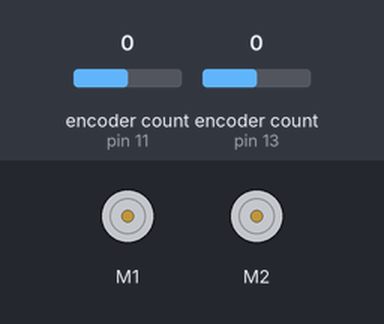
This sketch was run on a simulated Arduino Uno, built with avr-gcc and run on an emulated ATmega328P. On the bench: 2 × DC motor (green arrow = forward, orange = backward, longer = faster). The inputs (shaded band) are chosen by the test bench; at power-on: encoder count (sensors on pin 13, pin 11) 0. What the sketch prints to the serial monitor is not drawn.

Above: at 7.2 s.
7.3 s: encoder count (sensor on pin 13) set to 1
At 8.8 s:
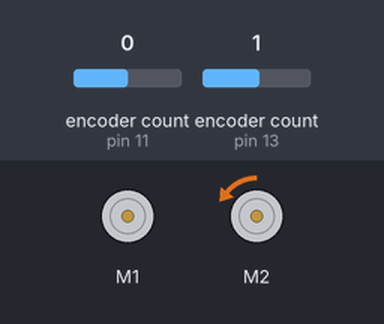
10.3 s: encoder count (sensor on pin 11) set to 1
At 11.0 s:
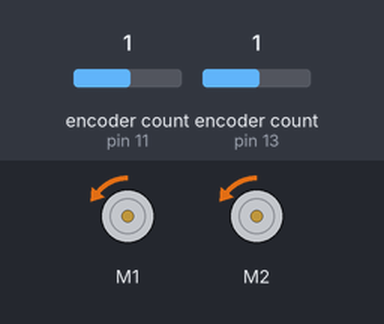
13.3 s: encoder count (sensor on pin 13) set to 0
At 14.4 s:
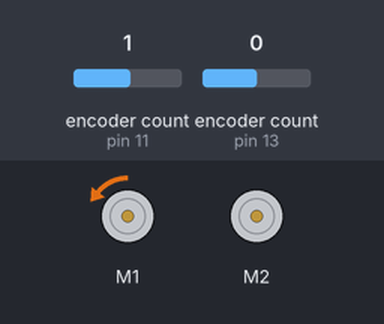
16.3 s: encoder count (sensor on pin 13) set to -1
At 17.3 s:
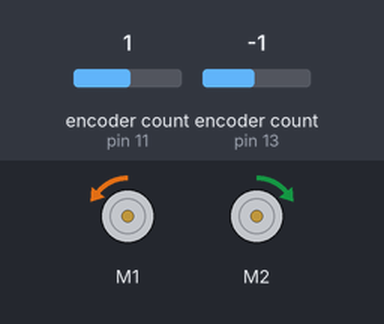
Timing chart, 0 to 19.3 s (numbered marks = the images above; inputs shaded):
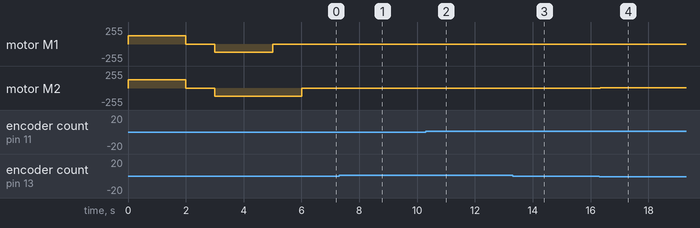

Measured:
- after the input at 7.3 s, motor M2: stopped → backward 2/255 after 0.06 s
- after the input at 10.3 s, motor M1: stopped → backward 2/255 at once
- after the input at 13.3 s, motor M2: backward 2/255 → stopped after 0.12 s
- after the input at 16.3 s, motor M2: stopped → forward 2/255 at once

The sketch:

2Motor_PID.ino
```cpp
#include <Encoder.h>
#include "DualTB9051FTGMotorShield.h"  // Motor shield library

// Motor Shield object
DualTB9051FTGMotorShield md;

// Encoder counts per revolution (based on your encoder)
const int COUNTS_PER_REV = 12;  // Adjust based on your Hall effect encoder specs

// Gear ratio (if your motor has a gearbox)
const int GEAR_RATIO = 25;  // 25:1 gear ratio

// Setting encoder counts per revolution for the entire gearbox rotation
//const int ENC_PR = COUNTS_PER_REV*GEAR_RATIO; // NOT REALLY SURE WHY THIS DOESNT WORK
const int ENC_PRX = 500;
const int ENC_PRZ = 500;

Encoder myEncX(11,3);
Encoder myEncZ(13,2); // second  motor

// Encoder myEncZ(11,3); // second  motor

// PID Controller Variables for X direction
  float KpX = 80;             // Proportional gain
  float KiX = 10*0;         // Integral gain
  float KdX = .1*0;              // Derivative gain

  float errX = 0;
  float err_lastX = 0;
  float err_intX = 0;
  float err_dotX = 0;

  float ucommandX = 0;

// PID Controller Variables for Z direction
  float KpZ = 80;             // Proportional gain
  float KiZ = 10*0;         // Integral gain
  float KdZ = .1*0;              // Derivative gain

  float errZ = 0;
  float err_lastZ = 0;
  float err_intZ = 0;
  float err_dotZ = 0;

  float ucommandZ = 0;
float curTime = 0;
float prevTime = 0;
float deltaTime = 0.0;

// Target position
  float refX = 0 ;  // Target angle in radians X direction
  float refZ = 0 ;  // Target angle in radians X direction

// Declare variables for controlling the motor
  long int curPositionX = 0;
  long int prevPositionX = 0;
  float cur_radX = 0.0;
  float prev_radX = 0;
  float targetX = 0;
  float velocityX = 0.0;

// Declare variables for controlling the motor
  long int curPositionZ = 0;
  long int prevPositionZ = 0;
  float cur_radZ = 0.0;
  float prev_radZ = 0;
  float targetZ = 0;
  float velocityZ = 0.0;


long int PWM = 0; // number out of 400
long int PWMX = 0; // number out of 400
long int PWMZ = 0; // number out of 400

// Calibration limit variables
  long int minPositionX = 0;    // Minimum position count (encoder)
  long int maxPositionX = 0;    // Maximum position count (encoder)
  bool calibratedX = false;     // Flag to check if calibration is complete
  long int minRadX = 0;
  long int maxRadX = 0;

// Calibration limit variables
  long int minPositionZ = 0;    // Minimum position count (encoder)
  long int maxPositionZ = 0;    // Maximum position count (encoder)
  bool calibratedZ = false;     // Flag to check if calibration is complete
  long int minRadZ = 0;
  long int maxRadZ = 0;

void setup() {
  // Serial communication for debugging
  Serial.begin(9600);

  md.init();
  Serial.println("System initialized.");

  // Calibrate motor limits for X and Z directions
  Serial.println("Calibrating X and Z direction...");

  calibrateLimits();

  Serial.println("Calibration complete.");
}


/// Calibration function to set the minimum and maximum positions
void calibrateLimits() {

  PWM = 200;
  // Move to maximum position
  md.setM1Speed(PWM);  // Move motor slowly toward maximum
  md.setM2Speed(PWM);  // Move motor slowly toward maximum

  delay(2000);         // Adjust this delay based on how long it takes to reach limit
  maxPositionX = myEncX.read();
  maxPositionZ = myEncZ.read();

  Serial.print("PWM backward: "); Serial.println(PWM);

  md.setM1Speed(0);
  md.setM2Speed(0);

  delay(1000);  // Small pause between calibration steps
  minRadX = (2 * PI * ((minPositionX)/2)) / ENC_PRX;
  minRadZ = (2 * PI * ((minPositionZ)/2)) / ENC_PRZ;


  PWM = -200;
  // Move to minimum position
  md.setM1Speed(PWM);  // Move motor slowly toward minimum
  md.setM2Speed(PWM);  // Move motor slowly toward minimum
  delay(2000);          // Adjust this delay based on how long it takes to reach limit
  minPositionX = myEncX.read();
  minPositionZ = myEncZ.read();

  Serial.print("PWM forward: "); Serial.println(PWM);


  md.setM1Speed(0);
  maxRadX = (2 * PI * ((maxPositionX)/2)) / ENC_PRX;
  maxRadZ = (2 * PI * ((maxPositionZ)/2)) / ENC_PRZ;

  calibratedX = true;
  calibratedZ = true;
  //Serial.print("Min Position: "); Serial.println(minPosition);
  //Serial.print("Max Position: "); Serial.println(maxPosition);
  curPositionX = myEncX.read();
  curPositionZ = myEncZ.read();
  refX = (2 * PI * (minPositionX+(abs(maxPositionX-minPositionX))/2)) / ENC_PRX;
  refZ = (2 * PI * (minPositionZ+(abs(maxPositionZ-minPositionZ))/2)) / ENC_PRZ;

  targetX = refX;
  targetZ = refZ;

  delay(1000);  // Small pause between calibration steps


}


void loop() {

  if (!calibratedX || !calibratedZ) return;
  // Check limits before PID control

  // Time-based control for the PID calculations
  curTime = millis();
  deltaTime = (curTime - prevTime) / 1000.0;  // **Converting deltaTime to seconds**

  // Read encoder position X direction
  curPositionX = myEncX.read();
  if (curPositionX != prevPositionX) {
    prevPositionX = curPositionX;
    //Serial.print("Current Pos : ");
    //Serial.println(curPosition);
  }

  curPositionZ = myEncZ.read();
  if (curPositionZ != prevPositionZ) {
    prevPositionZ = curPositionZ;
    //Serial.print("Current Pos : ");
    //Serial.println(curPosition);
  }

  // Calculate the current angle in radians
  cur_radX = (2 * PI * curPositionX) / ENC_PRX;
  cur_radZ = (2 * PI * curPositionZ) / ENC_PRZ;

  // **Calculate the error based on the target**
  errX = targetX - cur_radX;
  errZ = targetZ - cur_radZ;

  // Integral term (sum of errors over time)
  err_intX += errX * deltaTime;
  err_intZ += errZ * deltaTime;

  // Derivative term (rate of change of error)
  err_dotX = (errX - err_lastX) / deltaTime;
  err_dotZ = (errZ - err_lastZ) / deltaTime;

  // Full PID control command
  ucommandX = KpX * errX + KiX * err_intX + KdX * err_dotX;
  ucommandZ = KpZ * errZ + KiZ * err_intZ + KdZ * err_dotZ;

  // **Clamp the PWM output to avoid overflow and set maximum speed**
  PWMX = constrain(ucommandX, -400, 400);  // Updated for safe limits of PWM signal
  PWMZ = constrain(ucommandZ, -400, 400);  // Updated for safe limits of PWM signal

  // Send the PWM signal to control motor speed and direction
  md.setM1Speed(PWMX);
  md.setM2Speed(PWMZ);


  // Update the last error and previous time
  err_lastX = errX;
  err_lastZ = errZ;

  prevTime = curTime;

  /*
  // **Serial communication for input and control**
  if (Serial.available() > 0) {
    String command = Serial.readStringUntil('\n');  // Read the command

    // Check for angle command (e.g., "a:1.57" for 1.57 radians)
    if (command.startsWith("a:")) {
      float angle = command.substring(2).toFloat();  // Extract the angle (in radians)
      ref = angle;
      target = ref + cur_rad;
      Serial.println("Target angle updated.");
    } else if (command == "S") {
      // Stop the motor
      md.setM1Speed(0);
      Serial.println("Motor stopped.");
    }
  }
  */

  if (curPositionX <= minPositionX && targetX < cur_radX) {
    //Serial.println("| Reached minimum limit");
    md.setM1Speed(0);

  }
  if (curPositionX >= maxPositionX && targetX > cur_radX) {
    //Serial.println("Reached maximum limit");
    md.setM1Speed(0);

  }

  if (curPositionZ <= minPositionZ && targetZ < cur_radZ) {
    //Serial.println("| Reached minimum limit");
    md.setM1Speed(0);

  }

  if (curPositionZ >= maxPositionZ && targetZ > cur_radZ) {
    //Serial.println("Reached maximum limit");
    md.setM1Speed(0);

  }

    /*

  Serial.print("| Current PositionX (counts): "); Serial.print(curPositionX);
  Serial.print("| Current PositionX (rad): "); Serial.print(cur_radX);
  Serial.print("| Target AngleX (rad): "); Serial.print(targetX);
  Serial.print("| ErrorX: "); Serial.print(errX);


  Serial.print("| ucommandX: "); Serial.println(ucommandX);
*/
  Serial.print("| Current PositionZ (counts): "); Serial.print(curPositionZ);
  Serial.print("| Current PositionZ (rad): "); Serial.print(cur_radZ);
  Serial.print("| Target AngleZ (rad): "); Serial.print(targetZ);
  Serial.print("| ErrorZ: "); Serial.print(errZ);

  Serial.print("| ucommandZ: "); Serial.println(ucommandZ);


  /*
  Serial.print("| Current Position (rad): "); Serial.print(cur_rad);
  Serial.print("| Max pos (counts): "); Serial.print(maxPosition);
  Serial.print("| Min pos (counts)): "); Serial.print(minPosition);
  Serial.print("| Start pos (counts): "); Serial.print(minPosition + (maxPosition - minPosition)/2);
  Serial.print("| Current Position (counts): "); Serial.println(curPosition);
  /*Serial.print("Error: "); Serial.print(err);
  Serial.print("Target Angle (rad): "); Serial.print(target);
  Serial.print("Current Position (rad): "); Serial.print(cur_rad);

  Serial.print("ucommand: "); Serial.println(ucommand);*/

  /*Serial.print(err); // PLOTTING STUFF
    Serial.print(", ");
    Serial.print(target);
    Serial.print(", ");
    Serial.print(cur_rad);
    /*Serial.print(", ");
    Serial.print(maxPosition);
    Serial.print(", ");
    Serial.print(minPosition);
    Serial.print(", ");
    Serial.print((maxPosition - minPosition) / 2);
    Serial.print(", ");
    Serial.print(curPosition);
    Serial.print(", ");
    Serial.println(ucommand);*/
}
```
